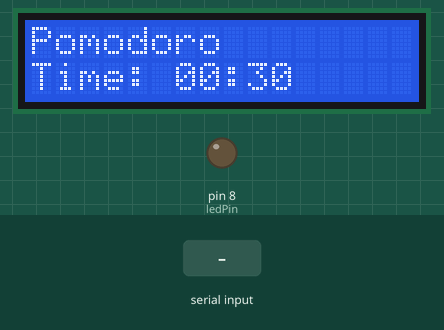
Simulated run of this sketch. Board: Arduino Uno, built with avr-gcc and run on an emulated ATmega328P. On the bench: 16×2 character LCD, output pins drawn as LEDs (lit = HIGH). Dashed ring = blinking. The test bench sets the inputs (shaded band). What the sketch prints to the serial monitor is not drawn.

Above: at 1.2 s.
1.3 s: "END\n" received over Serial
At 2.5 s:
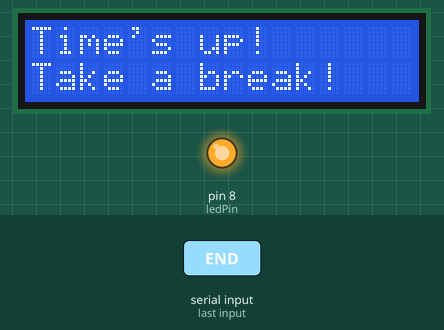
2.8 s: "START\n" received over Serial
At 3.7 s:
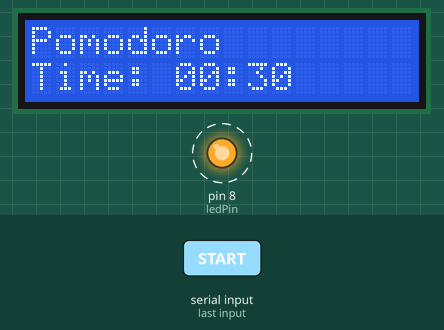
5.8 s: "PAUSE\n" received over Serial
Timing chart, 0 to 8.8 s (numbered marks = the images above; inputs shaded):
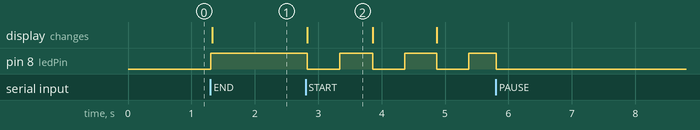

Measured:
- after the input at 1.3 s, pin 8 (ledPin): LOW → HIGH at once; the display: changes at once (image 1)
- after the input at 2.8 s, pin 8 (ledPin): alternates HIGH for 0.52 s and LOW for 0.50 s, starting at once; the display: changes at once (image 2)
- what the display in image 2 shows lasts 1.1 s, from 2.8 s to 3.9 s

The sketch:

pomodoro_ai.ino
```cpp
#include <Wire.h>
#include <LiquidCrystal_I2C.h>

LiquidCrystal_I2C lcd(0x27, 16, 2); // 若顯示異常，請改 0x3F
const int ledPin = 8;

int time = 30; // 秒，30秒測試
volatile bool running = false;
unsigned long lastBlink = 0;
bool ledState = false;

void setup() {
  lcd.init();
  lcd.backlight();
  pinMode(ledPin, OUTPUT);
  Serial.begin(9600);
  showTime(); // 開機自動顯示倒數
}

void loop() {
  static unsigned long lastCount = 0;
  // 偵錯：每次loop都輸出running狀態
  Serial.print("running: ");
  Serial.println(running);
  if (Serial.available()) {
    String cmd = Serial.readStringUntil('\n');
    cmd.trim();
    if (cmd == "START") {
      running = true;
      time = 30;
      ledState = true;
      digitalWrite(ledPin, ledState);
      showTime();
      lastCount = millis();
    } else if (cmd == "PAUSE") {
      running = false;
      digitalWrite(ledPin, LOW);
    } else if (cmd == "RESET") {
      running = false;
      time = 30;
      digitalWrite(ledPin, LOW);
      showTime();
    } else if (cmd == "END") {
      running = false;
      digitalWrite(ledPin, HIGH); // 結束時恆亮
      showEnd();
    }
  }

  // Arduino本地倒數計時
  if (running && time > 0) {
    if (millis() - lastCount >= 1000) {
      lastCount = millis();
      time--;
      showTime();
      if (time == 0) {
        running = false;
        digitalWrite(ledPin, HIGH);
        showEnd();
      }
    }
  }

  // LED 閃爍
  if (running) {
    if (millis() - lastBlink >= 500) {
      lastBlink = millis();
      ledState = !ledState;
      digitalWrite(ledPin, ledState);
    }
  }
}

void showTime() {
  int m = time / 60;
  int s = time % 60;
  lcd.clear();
  lcd.setCursor(0, 0);
  lcd.print("Pomodoro");
  lcd.setCursor(0, 1);
  lcd.print("Time: ");
  if (m < 10) lcd.print('0');
  lcd.print(m);
  lcd.print(':');
  if (s < 10) lcd.print('0');
  lcd.print(s);
}

void showEnd() {
  lcd.clear();
  lcd.setCursor(0, 0);
  lcd.print("Time's up!");
  lcd.setCursor(0, 1);
  lcd.print("Take a break!");
}
```
